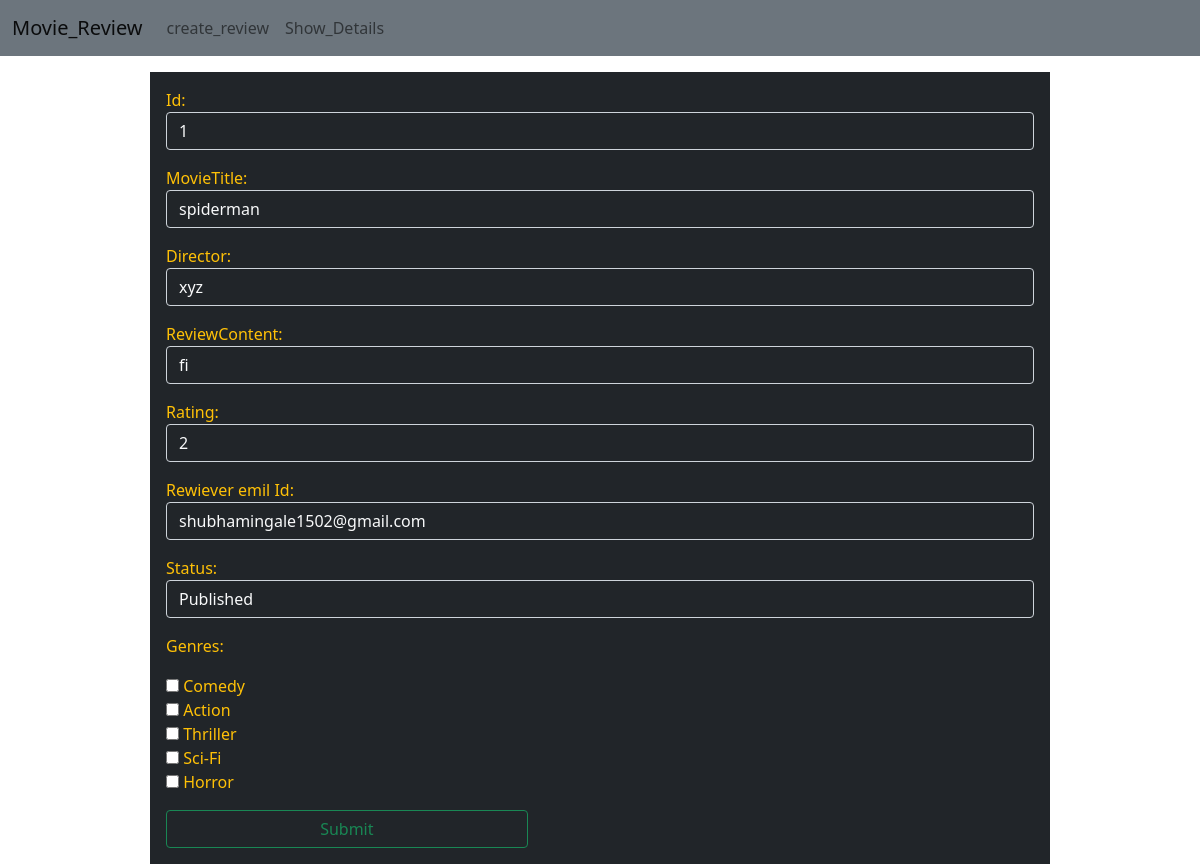
Page /v1/update/1/ on the committed database.
### reviewapp/models.py (models this page shows)
class Genre(models.Model):
    name = models.CharField(max_length=100)
    def __str__(self):
        return self.name

class Movie_review(models.Model):
    movie_detail = [('Published','Published'),('NotPublished','NotPublished')]
    CONTENT= [('Horror','Horror'),('Comedy','comedy'),('Action','Action'),('Sci-Fi','Sci-Fi'),('Triller','Triller')]
    id = models.IntegerField(primary_key=True)
    movieTitle = models.CharField(null=False ,max_length=100)
    director = models.CharField(null=False, max_length=100)
    reviewContent = models.TextField()
    rating = models.IntegerField(choices=[(i,str(i)) for i in range(1,6)])
    created_At = models.DateField(auto_now_add=True)
    rewiever_emil_Id = models.EmailField()
    status = models.CharField(max_length=100, choices=movie_detail)
    genres = models.ManyToManyField(Genre, related_name='movies')

### reviewapp/views.py (the view)
# urls.py: path('update/<int:pk>/', update_details, name='update'),
def update_details(request,pk):
    template_name = 'reviewapp/insert.html'
    data = Movie_review.objects.get(pk=pk)
    form = Movie_Review_Form(instance=data)
    if request.method == 'POST':
        form = Movie_Review_Form(request.POST, instance=data)
        if form.is_valid():
            form.save()
            return redirect('show')
    context = {'forms':form}
    return render(request,template_name,context)

### templates/reviewapp/insert.html (shortened to what this page needs)
{% extends "base.html" %}
    {% block content%}
    <form method = 'post' class="bg-dark text-warning p-3 w-75 mx-auto">
        {{forms.as_p}}
        <button class = 'btn btn-outline-success col-5'>Submit</button>
    </form>
    {% endblock %}

### rows in the picture
Genre: id "1"
Movie_review: movieTitle "spiderman", director "xyz", reviewContent "fi", rating "2", rewiever_emil_Id "shubhamingale1502@gmail.com", status "Published"
